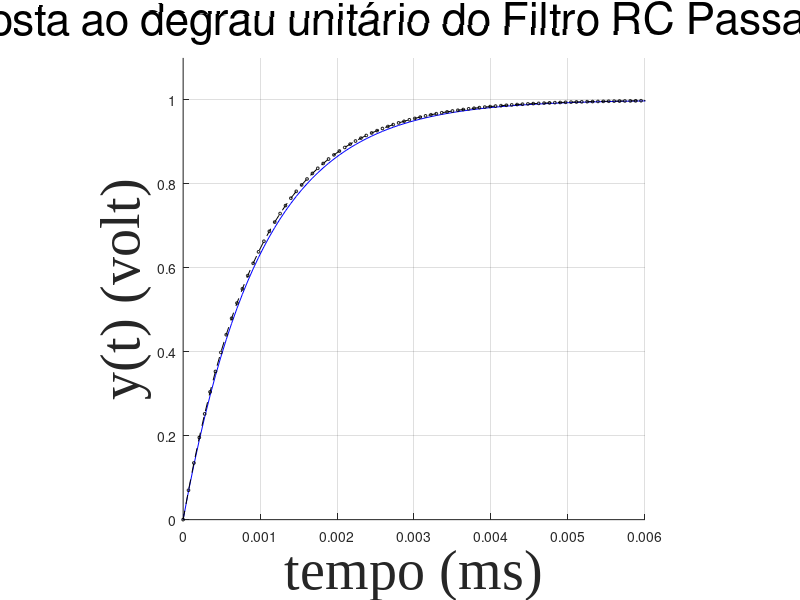
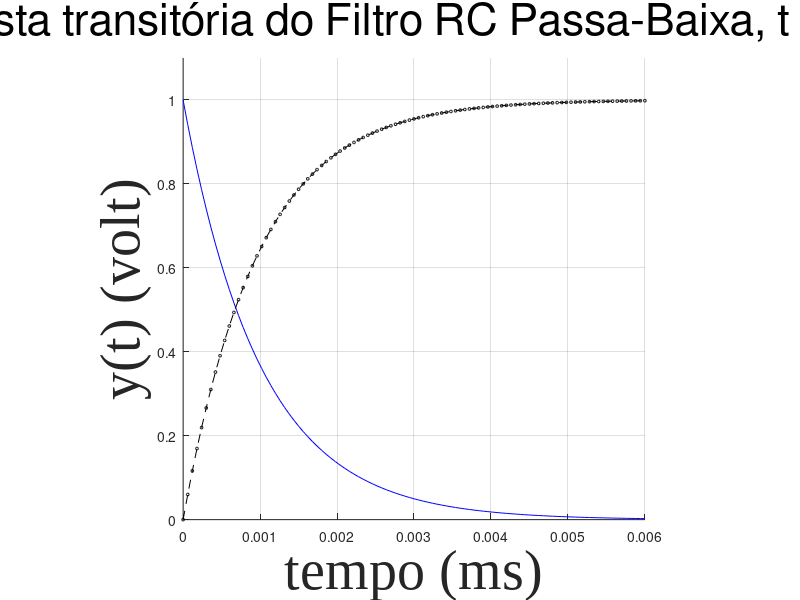

MATLAB code for these plots, in order:
% Codigo adaptado para:
% calcular a tensao de saida com base na tensao de entrada
% de um circuito RC paralelo (RC passa - baixa)

clear all,close all, clc
%% x=[0:.1:100]'; k=0.2; y0=200; y=y0.*exp(k.*x); % VALOR EXATO
x=[0:0.00007:.007]'; %% x = tempo t (ms)
y0 = 0;
x0 = 0;
R = 1000; % 1k Ohm
C = 0.000001; % 1uF
tau = R.*C;
y = 1 - exp(-x./tau); %% RESPOSTA EXATA
tensao_inicial = 1; % Volts
a=0; b=0.007; h=7.*10.^(-5);  m=(b-a)/h; xj(1)=x0; yj(1)=y0;  % DADOS PVI

funcao_y_linha = @(ti,yj) (ti - yj)./tau;
%% com base na figura 1, tensao_inicial = u(t)
%%                            0 , t < a
%% considere u(t-a) = ua(t) = 1 , t >= a
%% se a = 0, entao u(t-0) = u(t) = 1
%% Resposta ao degrau unitário do Filtro RC Passa-Baixa.
for j=1:m %% o j é utilizado para calcular cada intervalo de tempo
          %% e tambem a imagem y(j+1)
    xj(j+1)=xj(j)+h;
    yj(j+1)=yj(j)+h.*funcao_y_linha(tensao_inicial,yj(j));
end


%% com base na figura 2, tensao_inicial = v(t), onde v(t):
%%         1 , t < 3                                         0 , t < a
%% v(t)=   0 , t >= 3           , considere U(t-a) = Ua(t) = 1 , t >= a
%%                    ENTAO se a = 3 -> v(t) = 1 - U(t-3)

a=0; b=0.006; h=6.*10.^(-5);  m=(b-a)/h; xjtr(1)=x0; yjtr(1)=y0;  % DADOS PVI
xtr=[0:0.00006:.006]'; %% x = tempo t (ms)
ytr = max(yj).*exp(-[0:0.00006:.006]'./tau); %% RESPOSTA EXATA para a descarga capacitiva
%% Resposta transitória do Filtro RC Passa-Baixa, t = 6 * tau
##funcao_descarga = @(ymax,yjtr)
for j=1:m %% o j é utilizado para calcular cada intervalo de tempo
          %% e tambem a imagem y(j+1)
    if ( m != m/2 )
      xjtr(j+1)=xjtr(j)+h;
      yjtr(j+1)=yjtr(j)+h.*funcao_y_linha(tensao_inicial,yjtr(j));

    else
      xjtr(j+1)=xjtr(j)+h;
      yjtr(j+1)=yjtr(j)+h.*funcao_y_linha(0,yjtr(j));
    end

end

##ax=axes;
figure(1);
hold on
plot(x,y,'b','Linewidth',.5)
plot(xj,yj,'k--',xj,yj,'ko','MarkerSize',2)
hold off
##set(ax,'Fontsize',24);
L1=xlabel('tempo (ms)');
L2=ylabel('y(t) (volt)');
L3=title('Resposta ao degrau unitário do Filtro RC Passa-Baixa.');
set(L1,'fontname','TimesNewRoman','FontSize',40);
set(L2,'fontname','TimesNewRoman','FontSize',40);
set(L3,'FontSize',32,'FontWeight','Normal');
axis([0 b 0 1.1])
axis square, box off, grid on
j=[0:m]'; ej=abs((1 - exp(-xj./tau)) - yj);
[j,xj',yj' ej']


figure(2);
hold on
plot(xtr,ytr,'b','Linewidth',.5)
plot(xjtr,yjtr,'k--',xjtr,yjtr,'ko','MarkerSize',2)
hold off
##set(ax,'Fontsize',24);
L1=xlabel('tempo (ms)');
L2=ylabel('y(t) (volt)');
L3=title('Resposta transitória do Filtro RC Passa-Baixa, t = 6 * tau');
set(L1,'fontname','TimesNewRoman','FontSize',40);
set(L2,'fontname','TimesNewRoman','FontSize',40);
set(L3,'FontSize',32,'FontWeight','Normal');
axis([0 b 0 1.1])
axis square, box off, grid on
j=[0:m]'; ej=abs((1 - exp(-xj./tau)) - yj);
[j,xj',yj' ej']

##function y_linha = funcao_y_linha(tensao_inicial,yj,j,tau)
##  y_linha = (tensao_inicial - yj(j))./tau;
##end
